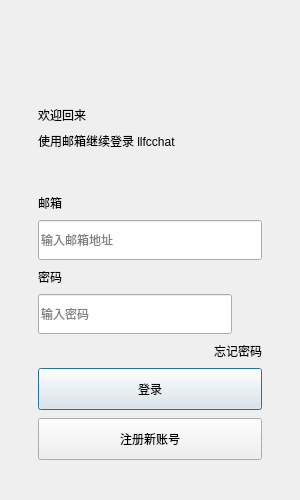
<?xml version='1.0' encoding='UTF-8'?>
<ui version='4.0'>
 <class>LoginDialog</class>
 <widget class='QDialog' name='LoginDialog'>
  <property name='geometry'>
   <rect>
    <x>0</x>
    <y>0</y>
    <width>300</width>
    <height>500</height>
   </rect>
  </property>
  <property name='minimumSize'>
   <size>
    <width>300</width>
    <height>500</height>
   </size>
  </property>
  <property name='maximumSize'>
   <size>
    <width>300</width>
    <height>500</height>
   </size>
  </property>
  <property name='windowTitle'>
   <string>Dialog</string>
  </property>
  <layout class='QVBoxLayout' name='verticalLayout_3'>
   <property name='spacing'>
    <number>0</number>
   </property>
   <property name='leftMargin'>
    <number>16</number>
   </property>
   <property name='topMargin'>
    <number>18</number>
   </property>
   <property name='rightMargin'>
    <number>16</number>
   </property>
   <property name='bottomMargin'>
    <number>18</number>
   </property>
   <item>
    <spacer name='topSpacer'>
     <property name='orientation'>
      <enum>Qt::Vertical</enum>
     </property>
     <property name='sizeHint' stdset='0'>
      <size>
       <width>20</width>
       <height>10</height>
      </size>
     </property>
    </spacer>
   </item>
   <item>
    <widget class='QWidget' name='login_card'>
     <layout class='QVBoxLayout' name='card_layout'>
      <property name='spacing'>
       <number>8</number>
      </property>
      <property name='leftMargin'>
       <number>22</number>
      </property>
      <property name='topMargin'>
       <number>14</number>
      </property>
      <property name='rightMargin'>
       <number>22</number>
      </property>
      <property name='bottomMargin'>
       <number>22</number>
      </property>
      <item alignment='Qt::AlignHCenter'>
       <widget class='QWidget' name='head_widget'>
        <property name='minimumSize'>
         <size>
          <width>92</width>
          <height>92</height>
         </size>
        </property>
        <property name='maximumSize'>
         <size>
          <width>92</width>
          <height>92</height>
         </size>
        </property>
        <layout class='QGridLayout' name='gridLayout'>
         <property name='leftMargin'>
          <number>0</number>
         </property>
         <property name='topMargin'>
          <number>0</number>
         </property>
         <property name='rightMargin'>
          <number>0</number>
         </property>
         <property name='bottomMargin'>
          <number>0</number>
         </property>
         <item row='0' column='0'>
          <widget class='QLabel' name='head_label'>
           <property name='minimumSize'>
            <size>
              <width>92</width>
              <height>92</height>
            </size>
           </property>
           <property name='maximumSize'>
            <size>
              <width>92</width>
              <height>92</height>
            </size>
           </property>
           <property name='text'>
            <string/>
           </property>
          </widget>
         </item>
        </layout>
       </widget>
      </item>
      <item>
       <widget class='QLabel' name='title_label'>
        <property name='text'>
         <string>&#x6B22;&#x8FCE;&#x56DE;&#x6765;</string>
        </property>
       </widget>
      </item>
      <item>
       <widget class='QLabel' name='subtitle_label'>
        <property name='text'>
         <string>&#x4F7F;&#x7528;&#x90AE;&#x7BB1;&#x7EE7;&#x7EED;&#x767B;&#x5F55; llfcchat</string>
        </property>
       </widget>
      </item>
      <item>
       <widget class='QLabel' name='err_tip'>
        <property name='minimumSize'>
         <size>
          <width>0</width>
          <height>28</height>
         </size>
        </property>
        <property name='maximumSize'>
         <size>
          <width>16777215</width>
          <height>28</height>
         </size>
        </property>
        <property name='text'>
         <string/>
        </property>
        <property name='alignment'>
         <set>Qt::AlignVCenter|Qt::AlignLeft</set>
        </property>
       </widget>
      </item>
      <item>
       <widget class='QLabel' name='email_lb'>
        <property name='text'>
         <string>&#x90AE;&#x7BB1;</string>
        </property>
       </widget>
      </item>
      <item>
       <widget class='CustomizeEdit' name='email_edit'>
        <property name='minimumSize'>
         <size>
          <width>0</width>
          <height>40</height>
         </size>
        </property>
        <property name='maximumSize'>
         <size>
          <width>16777215</width>
          <height>40</height>
         </size>
        </property>
        <property name='placeholderText'>
         <string>&#x8F93;&#x5165;&#x90AE;&#x7BB1;&#x5730;&#x5740;</string>
        </property>
      </widget>
      </item>
      <item>
       <widget class='QLabel' name='pass_label'>
        <property name='text'>
         <string>&#x5BC6;&#x7801;</string>
        </property>
       </widget>
      </item>
      <item>
       <widget class='QWidget' name='pass_row'>
        <layout class='QHBoxLayout' name='horizontalLayout_3'>
         <property name='spacing'>
          <number>8</number>
         </property>
         <property name='leftMargin'>
          <number>0</number>
         </property>
         <property name='topMargin'>
          <number>0</number>
         </property>
         <property name='rightMargin'>
          <number>0</number>
         </property>
         <property name='bottomMargin'>
          <number>0</number>
         </property>
         <item>
          <widget class='CustomizeEdit' name='pass_edit'>
           <property name='minimumSize'>
            <size>
             <width>0</width>
             <height>40</height>
            </size>
           </property>
           <property name='maximumSize'>
            <size>
             <width>16777215</width>
             <height>40</height>
            </size>
           </property>
           <property name='placeholderText'>
            <string>&#x8F93;&#x5165;&#x5BC6;&#x7801;</string>
           </property>
          </widget>
         </item>
         <item>
          <widget class='ClickedLabel' name='pass_visible'>
           <property name='minimumSize'>
            <size>
             <width>22</width>
             <height>22</height>
            </size>
           </property>
           <property name='maximumSize'>
            <size>
             <width>22</width>
             <height>22</height>
            </size>
           </property>
           <property name='text'>
            <string/>
           </property>
          </widget>
         </item>
        </layout>
       </widget>
      </item>
      <item alignment='Qt::AlignRight'>
       <widget class='ClickedLabel' name='forget_label'>
        <property name='text'>
         <string>&#x5FD8;&#x8BB0;&#x5BC6;&#x7801;</string>
        </property>
       </widget>
      </item>
      <item>
       <spacer name='buttonSpacer'>
        <property name='orientation'>
         <enum>Qt::Vertical</enum>
        </property>
        <property name='sizeHint' stdset='0'>
         <size>
          <width>20</width>
          <height>10</height>
         </size>
        </property>
       </spacer>
      </item>
      <item>
       <widget class='QPushButton' name='login_btn'>
        <property name='minimumSize'>
         <size>
          <width>0</width>
          <height>42</height>
         </size>
        </property>
        <property name='maximumSize'>
         <size>
          <width>16777215</width>
          <height>42</height>
         </size>
        </property>
        <property name='text'>
         <string>&#x767B;&#x5F55;</string>
        </property>
       </widget>
      </item>
      <item>
       <widget class='QPushButton' name='reg_btn'>
        <property name='minimumSize'>
         <size>
          <width>0</width>
          <height>42</height>
         </size>
        </property>
        <property name='maximumSize'>
         <size>
          <width>16777215</width>
          <height>42</height>
         </size>
        </property>
        <property name='text'>
         <string>&#x6CE8;&#x518C;&#x65B0;&#x8D26;&#x53F7;</string>
        </property>
       </widget>
      </item>
     </layout>
    </widget>
   </item>
   <item>
    <spacer name='bottomSpacer'>
     <property name='orientation'>
      <enum>Qt::Vertical</enum>
     </property>
     <property name='sizeHint' stdset='0'>
      <size>
       <width>20</width>
       <height>10</height>
      </size>
     </property>
    </spacer>
   </item>
  </layout>
 </widget>
 <customwidgets>
  <customwidget>
   <class>CustomizeEdit</class>
   <extends>QLineEdit</extends>
   <header>customizeedit.h</header>
  </customwidget>
  <customwidget>
   <class>ClickedLabel</class>
   <extends>QLabel</extends>
   <header>clickedlabel.h</header>
  </customwidget>
 </customwidgets>
 <resources/>
 <connections/>
</ui>
